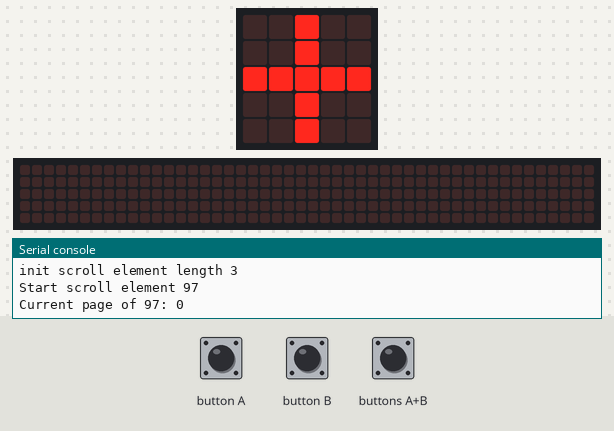
Bench run of a program on a simulated BBC micro:bit (MakeCode). Shown: the board's 5×5 LED display, a strip that is not on the board, showing the scrolling text unrolled, the last lines printed to the serial console. The test bench sets the inputs (shaded band). Random numbers come from a fixed seed; the 48×5 strip is a reading aid, not a part: it shows the text the display is scrolling, unrolled, one strip-width of it at a time.

Above: at 1.2 s.
1.3 s: button A pressed for 3.2 s
At 2.0 s:
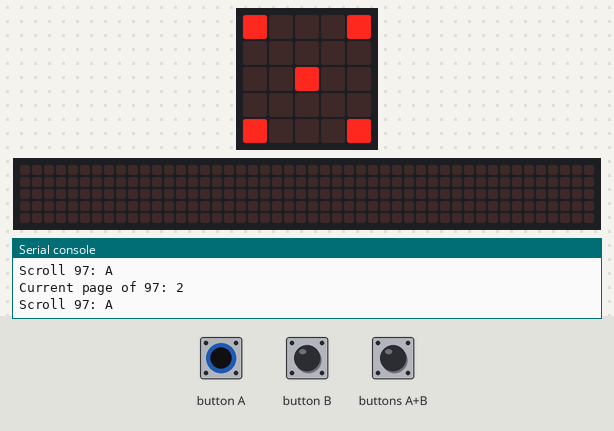
6.1 s: buttons A+B pressed for 3.2 s
At 7.3 s:
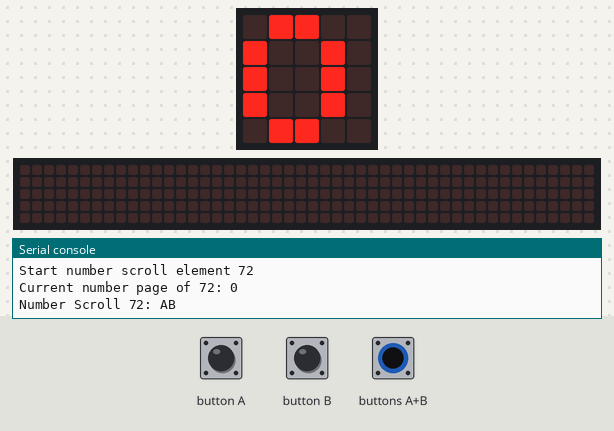
11.0 s: button B pressed for 0.15 s
At 12.0 s:
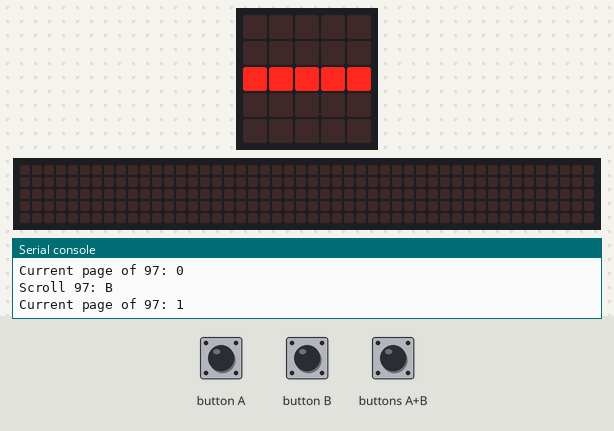
12.7 s: buttons A+B pressed for 0.15 s
At 13.3 s:
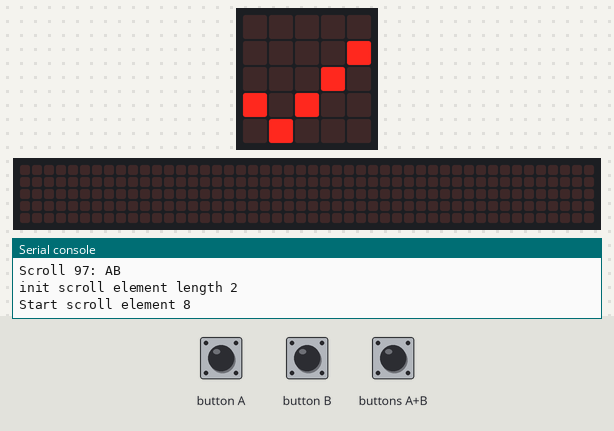
14.3 s: button A pressed for 0.15 s
At 15.7 s:
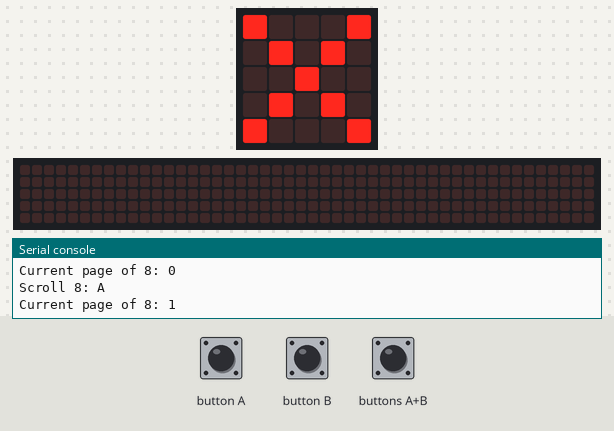
16.0 s: buttons A+B pressed for 1 s
At 21.19 s:
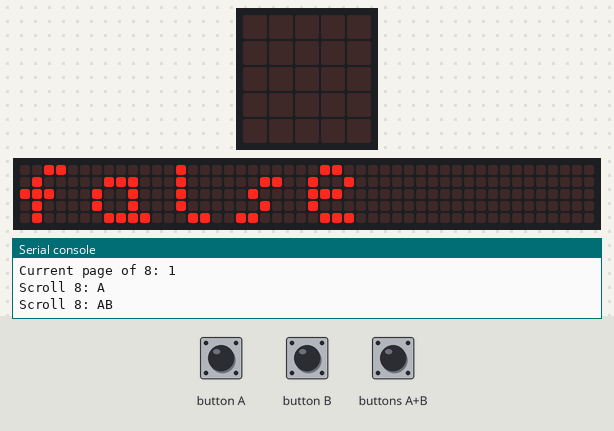
Timing chart, 0 to 22.7 s (numbered marks = the images above; inputs shaded):
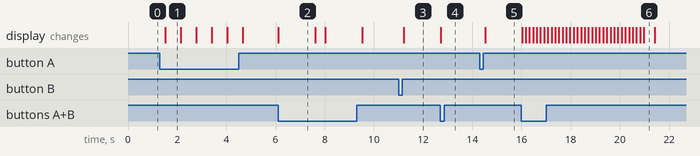

Measured:
- after the input at 1.3 s, the display: changes after 0.22 s (image 1)
- after the input at 6.1 s, the display: changes at once (image 2)
- after the input at 11.0 s, the display: changes after 0.22 s (image 3)
- after the input at 12.7 s, the display: changes at once (image 4)
- after the input at 14.3 s, the display: changes after 0.22 s (image 5)
- after the input at 16.0 s, the display: first changes at once (image 6 shows a later state)
- what the display in image 1 shows lasts 0.6 s, from 1.5 s to 2.1 s

The program:

main.ts
```typescript
/**
 * Scroll Screen API controlled by A and B buttons
 */

namespace scroll {
    export class Scroller {
        TOC: Array<Array<any>>;
        ID: int16;
        constructor(TOC: Array <Array<any>>) {
            this.TOC = TOC
            this.ID = randint(0, 100)
            console.log("init scroll element length " + this.TOC.length.toString())
        }
        CurrentPage: number = 0;
        start(AutoStop: boolean = false) {
            console.log("Start scroll element " + this.ID.toString())
            while (true) {
                this.TOC[this.CurrentPage][0]()
                console.log("Current page of " + this.ID.toString() + ": " + this.CurrentPage.toString())
                while (true) {
                    if (input.buttonIsPressed(Button.AB)) {
                        console.log("Scroll " + this.ID.toString() + ": AB")
                        this.TOC[this.CurrentPage][1]()
                        if (AutoStop) {
                            return true;
                        }
                        break;
                    } else if (input.buttonIsPressed(Button.A)) {
                        console.log("Scroll " + this.ID.toString() + ": A")
                        basic.pause(20)
                        if (!input.buttonIsPressed(Button.B)) {
                            this.CurrentPage -= 1
                            if (this.CurrentPage == -1) {
                                this.CurrentPage = this.TOC.length - 1
                            }
                            basic.pause(200)
                            break;
                        }
                    } else if (input.buttonIsPressed(Button.B)) {
                        console.log("Scroll " + this.ID.toString() + ": B")
                        basic.pause(20)
                        if (!input.buttonIsPressed(Button.A)) {
                            this.CurrentPage += 1
                            if (this.CurrentPage == this.TOC.length) {
                                this.CurrentPage = 0
                            }
                            basic.pause(200)
                            break;
                        }
                    }
                }
            }
        }
    }
    export class NumberScroller {
        interval: number;
        ID: int16;
        CurrentPage: number;
        constructor(interval: number,initV: number = 0) {
            this.interval = interval
            this.ID = randint(0, 100)
            this.CurrentPage = initV
            console.log("init number scroll element interval " + interval.toString())
        }
        start(initV: number = 0) {
            this.CurrentPage = initV
            console.log("Start number scroll element " + this.ID.toString())
            while (true) {
                basic.showNumber(this.CurrentPage)
                console.log("Current number page of " + this.ID.toString() + ": " + this.CurrentPage.toString())
                while (true) {
                    if (input.buttonIsPressed(Button.AB)) {
                        console.log("Number Scroll " + this.ID.toString() + ": AB")
                        return this.CurrentPage
                    } else if (input.buttonIsPressed(Button.A)) {
                        console.log("Number Scroll " + this.ID.toString() + ": A")
                        basic.pause(20)
                        if (!input.buttonIsPressed(Button.B)) {
                            this.CurrentPage -= this.interval
                            basic.pause(200)
                            break;
                        }
                    } else if (input.buttonIsPressed(Button.B)) {
                        console.log("Number Scroll " + this.ID.toString() + ": B")
                        basic.pause(20)
                        if (!input.buttonIsPressed(Button.A)) {
                            this.CurrentPage += this.interval
                            basic.pause(200)
                            break;
                        }
                    }
                }
            }
        }
    }
    export function booleanScroll() {
        let returnValue = false
        new scroll.Scroller([
            [
                (function () {
                    basic.showIcon(IconNames.Yes)
                }),
                (function () {
                    returnValue = true
                })
            ],
            [
                (function () {
                    basic.showIcon(IconNames.No)
                }),
                (function () {
                    returnValue = false
                })
            ],
        ]).start(true)
        return returnValue
    }
}
```

test.ts
```typescript
let subScroll = new scroll.Scroller([
    [
        (function () {
            basic.showLeds(`
                . . # . .
                . . # . .
                # # # # #
                . . # . .
                . . # . .
            `)
        }),
        (function () {
            basic.showString("+++");
        })
    ],
    [
        (function () {
            basic.showLeds(`
                . . . . .
                . . . . .
                # # # # #
                . . . . .
                . . . . .
            `)
        }),
        (function () {
            basic.showString("---");
        })
    ],
])

let numberScroll = new scroll.NumberScroller(1)

new scroll.Scroller([
    [
        (function () {
            basic.showLeds(`
                . . # . .
                . . # . .
                # # # # #
                . . # . .
                . . # . .
            `)
        }),
        (function () {
            basic.showNumber(numberScroll.start());
        })
    ],
    [
        (function () {
            basic.showLeds(`
                . . . . .
                . . . . .
                # # # # #
                . . . . .
                . . . . .
            `)
        }),
        (function () {
            basic.showString(scroll.booleanScroll().toString());
        })
    ],
    [
        (function () {
            basic.showLeds(`
                # . . . #
                . . . . .
                . . # . .
                . . . . .
                # . . . #
            `)
        }),
        (function () {
            subScroll.start(true);
        })
    ],
]).start()
```
